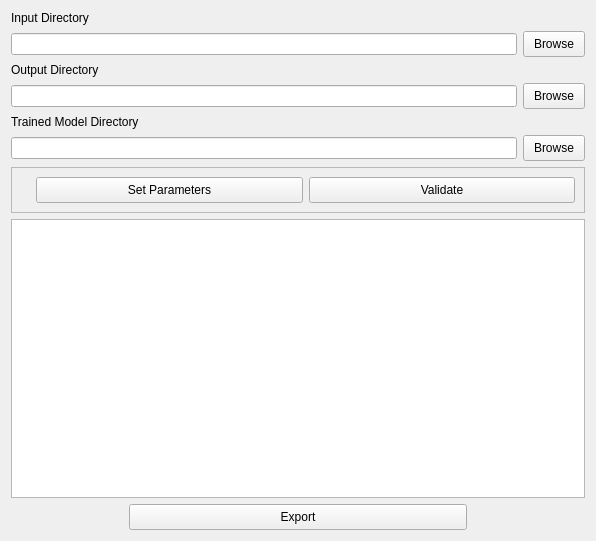
                                            <widget class="QWidget" name="validation_page">
                                                <property name="geometry">
                                                    <rect>
                                                        <x>0</x>
                                                        <y>0</y>
                                                        <width>596</width>
                                                        <height>541</height>
                                                    </rect>
                                                </property>
                                                <attribute name="label">
                                                    <string>Validation</string>
                                                </attribute>
                                                <layout class="QGridLayout" name="gridLayout_20">
                                                    <item row="6" column="0">
                                                        <widget class="QFrame" name="frame_7">
                                                            <property name="frameShape">
                                                                <enum>QFrame::StyledPanel</enum>
                                                            </property>
                                                            <property name="frameShadow">
                                                                <enum>QFrame::Raised</enum>
                                                            </property>
                                                            <layout class="QGridLayout" name="gridLayout_21">
                                                                <item row="1" column="2">
                                                                    <widget class="QPushButton" name="pushvalidate_5">
                                                                        <property name="styleSheet">
                                                                            <string notr="True">QPushButton {
                                                                                padding-left: 10px; padding-right: 10px;
                                                                                padding-top: 5px; padding-bottom: 5px; }
                                                                            </string>
                                                                        </property>
                                                                        <property name="toolTip">
                                                                            <string>&lt;html&gt;&lt;head/&gt;&lt;body&gt;&lt;p&gt;Start
                                                                                validations&lt;/p&gt;&lt;/body&gt;&lt;/html&gt;
                                                                            </string>
                                                                        </property>
                                                                        <property name="text">
                                                                            <string>Validate</string>
                                                                        </property>
                                                                    </widget>
                                                                </item>
                                                                <item row="1" column="1">
                                                                    <widget class="QPushButton" name="val_parameters">
                                                                        <property name="styleSheet">
                                                                            <string notr="True">QPushButton {
                                                                                padding-left: 10px; padding-right: 10px;
                                                                                padding-top: 5px; padding-bottom: 5px; }
                                                                            </string>
                                                                        </property>
                                                                        <property name="toolTip">
                                                                            <string>&lt;html&gt;&lt;head/&gt;&lt;body&gt;&lt;p&gt;Settings
                                                                                for validation&lt;/p&gt;&lt;/body&gt;&lt;/html&gt;
                                                                            </string>
                                                                        </property>
                                                                        <property name="text">
                                                                            <string>Set Parameters</string>
                                                                        </property>
                                                                    </widget>
                                                                </item>
                                                                <item row="1" column="0">
                                                                    <spacer name="verticalSpacer_21">
                                                                        <property name="orientation">
                                                                            <enum>Qt::Vertical</enum>
                                                                        </property>
                                                                        <property name="sizeType">
                                                                            <enum>QSizePolicy::Fixed</enum>
                                                                        </property>
                                                                        <property name="sizeHint" stdset="0">
                                                                            <size>
                                                                                <width>15</width>
                                                                                <height>15</height>
                                                                            </size>
                                                                        </property>
                                                                    </spacer>
                                                                </item>
                                                            </layout>
                                                        </widget>
                                                    </item>
                                                    <item row="1" column="0">
                                                        <layout class="QGridLayout" name="gridLayout_18">
                                                            <item row="0" column="2">
                                                                <widget class="QPushButton" name="inputbrowse_5">
                                                                    <property name="styleSheet">
                                                                        <string notr="True">QPushButton { padding-left:
                                                                            10px; padding-right: 10px; padding-top: 5px;
                                                                            padding-bottom: 5px; }
                                                                        </string>
                                                                    </property>
                                                                    <property name="toolTip">
                                                                        <string>&lt;html&gt;&lt;head/&gt;&lt;body&gt;&lt;p&gt;Browse directory&lt;/p&gt;&lt;/body&gt;&lt;/html&gt;</string>
                                                                    </property>
                                                                    <property name="text">
                                                                        <string>Browse</string>
                                                                    </property>
                                                                </widget>
                                                            </item>
                                                            <item row="0" column="1">
                                                                <widget class="QLineEdit" name="inputdirtext_5">
                                                                    <property name="toolTip">
                                                                        <string>&lt;html&gt;&lt;head/&gt;&lt;body&gt;&lt;p&gt;Choose
                                                                            the input directories for images and
                                                                            labelled masks&lt;/p&gt;&lt;/body&gt;&lt;/html&gt;
                                                                        </string>
                                                                    </property>
                                                                    <property name="toolTipDuration">
                                                                        <number>-1</number>
                                                                    </property>
                                                                </widget>
                                                            </item>
                                                        </layout>
                                                    </item>
                                                    <item row="3" column="0">
                                                        <layout class="QGridLayout" name="gridLayout_17">
                                                            <item row="0" column="0">
                                                                <widget class="QLineEdit" name="outputdirtext_5">
                                                                    <property name="toolTip">
                                                                        <string>&lt;html&gt;&lt;head/&gt;&lt;body&gt;&lt;p&gt;Choose
                                                                            the directory to save the output&lt;/p&gt;&lt;/body&gt;&lt;/html&gt;
                                                                        </string>
                                                                    </property>
                                                                </widget>
                                                            </item>
                                                            <item row="0" column="1">
                                                                <widget class="QPushButton" name="outputbrowse_5">
                                                                    <property name="styleSheet">
                                                                        <string notr="True">QPushButton { padding-left:
                                                                            10px; padding-right: 10px; padding-top: 5px;
                                                                            padding-bottom: 5px; }
                                                                        </string>
                                                                    </property>
                                                                    <property name="toolTip">
                                                                        <string>&lt;html&gt;&lt;head/&gt;&lt;body&gt;&lt;p&gt;Browse directory&lt;/p&gt;&lt;/body&gt;&lt;/html&gt;</string>
                                                                    </property>
                                                                    <property name="text">
                                                                        <string>Browse</string>
                                                                    </property>
                                                                </widget>
                                                            </item>
                                                        </layout>
                                                    </item>
                                                    <item row="5" column="0">
                                                        <layout class="QGridLayout" name="gridLayout_23">
                                                            <item row="0" column="0">
                                                                <widget class="QLineEdit" name="modeldir_5">
                                                                    <property name="toolTip">
                                                                        <string>&lt;html&gt;&lt;head/&gt;&lt;body&gt;&lt;p&gt;Choose
                                                                            the model directory&lt;/p&gt;&lt;/body&gt;&lt;/html&gt;
                                                                        </string>
                                                                    </property>
                                                                </widget>
                                                            </item>
                                                            <item row="0" column="1">
                                                                <widget class="QPushButton" name="modelbrowse_5">
                                                                    <property name="styleSheet">
                                                                        <string notr="True">QPushButton { padding-left:
                                                                            10px; padding-right: 10px; padding-top: 5px;
                                                                            padding-bottom: 5px; }
                                                                        </string>
                                                                    </property>
                                                                    <property name="toolTip">
                                                                        <string>&lt;html&gt;&lt;head/&gt;&lt;body&gt;&lt;p&gt;Browse directory&lt;/p&gt;&lt;/body&gt;&lt;/html&gt;</string>
                                                                    </property>
                                                                    <property name="text">
                                                                        <string>Browse</string>
                                                                    </property>
                                                                </widget>
                                                            </item>
                                                        </layout>
                                                    </item>
                                                    <item row="7" column="0">
                                                        <spacer name="verticalSpacer_2">
                                                            <property name="orientation">
                                                                <enum>Qt::Vertical</enum>
                                                            </property>
                                                            <property name="sizeHint" stdset="0">
                                                                <size>
                                                                    <width>5</width>
                                                                    <height>5</height>
                                                                </size>
                                                            </property>
                                                        </spacer>
                                                    </item>
                                                    <item row="7" column="0">
                                                        <widget class="QTextEdit" name="validation_textbox"/>
                                                    </item>
                                                    <item row="0" column="0">
                                                        <widget class="QLabel" name="label_11">
                                                            <property name="text">
                                                                <string>Input Directory</string>
                                                            </property>
                                                        </widget>
                                                    </item>
                                                    <item row="4" column="0">
                                                        <widget class="QLabel" name="label_15">
                                                            <property name="text">
                                                                <string>Trained Model Directory</string>
                                                            </property>
                                                        </widget>
                                                    </item>
                                                    <item row="2" column="0">
                                                        <widget class="QLabel" name="label_14">
                                                            <property name="text">
                                                                <string>Output Directory</string>
                                                            </property>
                                                        </widget>
                                                    </item>
                                                    <item row="8" column="0" alignment="Qt::AlignCenter">
                                                        <widget class="QPushButton" name="pushval_csv">
                                                            <property name="styleSheet">
                                                                <string notr="True">QPushButton { padding-left: 150px;
                                                                    padding-right: 150px; padding-top: 5px;
                                                                    padding-bottom: 5px; }
                                                                </string>
                                                            </property>
                                                            <property name="toolTip">
                                                                <string>&lt;html&gt;&lt;head/&gt;&lt;body&gt;&lt;p&gt;Exports
                                                                    results in .csv format&lt;/p&gt;&lt;/body&gt;&lt;/html&gt;
                                                                </string>
                                                            </property>
                                                            <property name="text">
                                                                <string>Export</string>
                                                            </property>
                                                        </widget>
                                                    </item>
                                                </layout>
                                            </widget>
